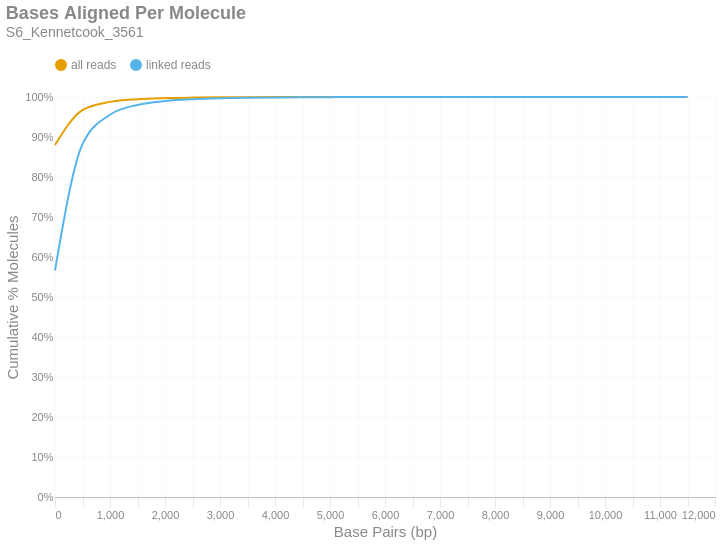

Notebook source saved alongside this figure:
### Markdown cell above
### Bases Aligned Per Molecule
This is a cumulative frequency distribution showing the number of base pairs aligned per unique molecule. These data are shown in 500 bp bins. There are two distributions: one with `all reads` (yellow) and another with only `linked reads` (blue). The percent of molecules in the `linked reads` distribution is relative to the total number of linked molecules.

### Code cell
if SKIPLR:
    print_html(f"Skipped")
else:
    binned_df = consolidated_hist(valids['aligned_bp'], mask, 500, True)
    with SafeRender(binned_df):
        (
            density_plot(binned_df, 'Bases Aligned Per Molecule', samplename, 'basesper')
            .encode(
                x=alt.X('bin:Q', title="Base Pairs (bp)").axis(tickMinStep=500).scale(padding=0),
                y=alt.Y('value:Q', title='Cumulative % Molecules')
                    .axis(format='%')
                    .scale(domain = [0,1])
                    .stack(False),
                color=alt.Color("key:N").scale(domain = ["all reads", "linked reads"]),
                tooltip = [
                    alt.Tooltip("key:N", title = "Data Type"),
                    alt.Tooltip("range_label:N", title="Bases Aligned Per Molecule"),
                    alt.Tooltip("value:Q", format = ".2%", title="% Molecules (Cum.)")
                ]
            )
        ).display()

### Figure 1 — Vega-Lite specification as saved in the notebook (floating-point values rounded to 4 significant figures)
{"width": "container", "height": 400, "config": {"title": {"anchor": "start", "dy": -15, "fontSize": 18, "color": "#888888", "subtitleColor": "#888888", "subtitleFontSize": 14}, "arc": {"fill": "#0072B2"}, "axis": {"domainColor": "#888888", "domainWidth": 0.5, "gridWidth": 0.2, "grid": false, "titleFontWeight": 400, "titleFontSize": 15, "labelFontSize": 11, "labelColor": "#888888", "tickColor": "#888888", "tickWidth": 0.2, "titleColor": "#888888"}, "axisBand": {"grid": false}, "axisX": {"grid": true, "tickSize": 10, "domainCap": "round"}, "axisY": {"domain": false, "grid": true, "tickSize": 0, "domainCap": "round"}, "background": "transparent", "header": {"labelFontSize": 15, "labelColor": "#888888", "titleFontSize": 15, "titleFontWeight": 600, "titleColor": "#888888"}, "legend": {"labelFont": "sans-serif", "labelFontSize": 12, "labelColor": "#888888", "symbolSize": 100, "symbolType": "circle", "titleFontSize": 12, "titlePadding": 10, "titleColor": "#888888", "title": null, "orient": "top"}, "range": {"category": ["#E69F00", "#56B4E9", "#009E73", "#F0E442", "#0072B2", "#D55E00", "#CC79A7", "#000000"], "diverging": ["#cfe8f3", "#a2d4ec", "#73bfe2", "#46abdb", "#1696d2", "#12719e"]}, "area": {"fill": "#0072B2", "fillOpacity": 0.7, "line": true, "strokeOpacity": 0.7}, "line": {"color": "#0072B2", "stroke": "#0072B2", "strokeWidth": 2}, "trail": {"color": "#0072B2", "stroke": "#0072B2", "strokeWidth": 0, "size": 1}, "point": {"filled": true, "fillOpacity": 1.0, "size": 95}, "text": {"color": "#888888", "fontSize": 11, "align": "right", "fontWeight": 400, "size": 11}, "bar": {"fill": "#0072B2", "stroke": null}, "view": {"stroke": null, "continuousWidth": 660, "continuousHeight": 400}}, "data": {"name": "data-188863a3343fc5281d5503a721b64a21"}, "mark": {"type": "line", "interpolate": "monotone", "point": {"opacity": 0, "size": 275}}, "encoding": {"color": {"field": "key", "scale": {"domain": ["all reads", "linked reads"]}, "type": "nominal"}, "tooltip": [{"field": "key", "title": "Data Type", "type": "nominal"}, {"field": "range_label", "title": "Bases Aligned Per Molecule", "type": "nominal"}, {"field": "value", "format": ".2%", "title": "% Molecules (Cum.)", "type": "quantitative"}], "x": {"axis": {"tickMinStep": 500}, "field": "bin", "scale": {"padding": 0}, "title": "Base Pairs (bp)", "type": "quantitative"}, "y": {"axis": {"format": "%"}, "field": "value", "scale": {"domain": [0, 1]}, "stack": false, "title": "Cumulative % Molecules", "type": "quantitative"}}, "params": [{"name": "param_c36ac31b6afebe62", "select": {"type": "point", "fields": ["key"]}, "bind": "legend"}], "title": {"text": "Bases Aligned Per Molecule", "subtitle": "S6_Kennetcook_3561"}, "transform": [{"fold": ["all reads (cumsum)", "linked reads (cumsum)"]}, {"calculate": "replace(datum.key, ' (cumsum)', '')", "as": "key"}, {"filter": {"param": "param_c36ac31b6afebe62"}}], "usermeta": {"embedOptions": {"downloadFileName": "S6_Kennetcook_3561.basesper"}}, "$schema": "https://vega.github.io/schema/vega-lite/v6.1.0.json", "datasets": {"data-188863a3343fc5281d5503a721b64a21": [{"bin": "0.0", "interval": "0.0-500.0", "all reads": 0.8801, "linked reads": 0.5665, "all reads (cumsum)": 0.8801, "linked reads (cumsum)": 0.5665, "range_label": "0-499"}, {"bin": "500.0", "interval": "500.0-1000.0", "all reads": 0.08729, "linked reads": 0.3155, "all reads (cumsum)": 0.9674, "linked reads (cumsum)": 0.882, "range_label": "500-999"}, {"bin": "1000.0", "interval": "1000.0-1500.0", "all reads": 0.02035, "linked reads": 0.07368, "all reads (cumsum)": 0.9878, "linked reads (cumsum)": 0.9557, "range_label": "1000-1499"}, {"bin": "1500.0", "interval": "1500.0-2000.0", "all reads": 0.006755, "linked reads": 0.02446, "all reads (cumsum)": 0.9945, "linked reads (cumsum)": 0.9802, "range_label": "1500-1999"}, {"bin": "2000.0", "interval": "2000.0-2500.0", "all reads": 0.00272, "linked reads": 0.009851, "all reads (cumsum)": 0.9972, "linked reads (cumsum)": 0.99, "range_label": "2000-2499"}, {"bin": "2500.0", "interval": "2500.0-3000.0", "all reads": 0.001265, "linked reads": 0.004581, "all reads (cumsum)": 0.9985, "linked reads (cumsum)": 0.9946, "range_label": "2500-2999"}, {"bin": "3000.0", "interval": "3000.0-3500.0", "all reads": 0.0006602, "linked reads": 0.002391, "all reads (cumsum)": 0.9992, "linked reads (cumsum)": 0.997, "range_label": "3000-3499"}, {"bin": "3500.0", "interval": "3500.0-4000.0", "all reads": 0.0003426, "linked reads": 0.001241, "all reads (cumsum)": 0.9995, "linked reads (cumsum)": 0.9983, "range_label": "3500-3999"}, {"bin": "4000.0", "interval": "4000.0-4500.0", "all reads": 0.0001992, "linked reads": 0.0007212, "all reads (cumsum)": 0.9997, "linked reads (cumsum)": 0.999, "range_label": "4000-4499"}, {"bin": "4500.0", "interval": "4500.0-5000.0", "all reads": 0.0001195, "linked reads": 0.0004329, "all reads (cumsum)": 0.9998, "linked reads (cumsum)": 0.9994, "range_label": "4500-4999"}, {"bin": "5000.0", "interval": "5000.0-5500.0", "all reads": 6.92e-05, "linked reads": 0.0002506, "all reads (cumsum)": 0.9999, "linked reads (cumsum)": 0.9997, "range_label": "5000-5499"}, {"bin": "5500.0", "interval": "5500.0-6000.0", "all reads": 4.163e-05, "linked reads": 0.0001508, "all reads (cumsum)": 0.9999, "linked reads (cumsum)": 0.9998, "range_label": "5500-5999"}, {"bin": "6000.0", "interval": "6000.0-6500.0", "all reads": 2.053e-05, "linked reads": 7.436e-05, "all reads (cumsum)": 1.0, "linked reads (cumsum)": 0.9999, "range_label": "6000-6499"}, {"bin": "6500.0", "interval": "6500.0-7000.0", "all reads": 1.097e-05, "linked reads": 3.973e-05, "all reads (cumsum)": 1.0, "linked reads (cumsum)": 0.9999, "range_label": "6500-6999"}, {"bin": "7000.0", "interval": "7000.0-7500.0", "all reads": 8.439e-06, "linked reads": 3.056e-05, "all reads (cumsum)": 1.0, "linked reads (cumsum)": 1.0, "range_label": "7000-7499"}, {"bin": "7500.0", "interval": "7500.0-8000.0", "all reads": 4.219e-06, "linked reads": 1.528e-05, "all reads (cumsum)": 1.0, "linked reads (cumsum)": 1.0, "range_label": "7500-7999"}, {"bin": "8000.0", "interval": "8000.0-8500.0", "all reads": 3.094e-06, "linked reads": 1.121e-05, "all reads (cumsum)": 1.0, "linked reads (cumsum)": 1.0, "range_label": "8000-8499"}, {"bin": "8500.0", "interval": "8500.0-9000.0", "all reads": 1.688e-06, "linked reads": 6.112e-06, "all reads (cumsum)": 1.0, "linked reads (cumsum)": 1.0, "range_label": "8500-8999"}, {"bin": "9000.0", "interval": "9000.0-9500.0", "all reads": 1.688e-06, "linked reads": 6.112e-06, "all reads (cumsum)": 1.0, "linked reads (cumsum)": 1.0, "range_label": "9000-9499"}, {"bin": "9500.0", "interval": "9500.0-10000.0", "all reads": 1.125e-06, "linked reads": 4.075e-06, "all reads (cumsum)": 1.0, "linked reads (cumsum)": 1.0, "range_label": "9500-9999"}, {"bin": "10000.0", "interval": "10000.0-10500.0", "all reads": 8.439e-07, "linked reads": 3.056e-06, "all reads (cumsum)": 1.0, "linked reads (cumsum)": 1.0, "range_label": "10000-10499"}, {"bin": "10500.0", "interval": "10500.0-11000.0", "all reads": 2.813e-07, "linked reads": 1.019e-06, "all reads (cumsum)": 1.0, "linked reads (cumsum)": 1.0, "range_label": "10500-10999"}, {"bin": "11000.0", "interval": "11000.0-11500.0", "all reads": 2.813e-07, "linked reads": 1.019e-06, "all reads (cumsum)": 1.0, "linked reads (cumsum)": 1.0, "range_label": "11000-11499"}, {"bin": "11500.0", "interval": "11500.0-12000.0", "all reads": 2.813e-07, "linked reads": 1.019e-06, "all reads (cumsum)": 1.0, "linked reads (cumsum)": 1.0, "range_label": "11500-11999"}]}}
